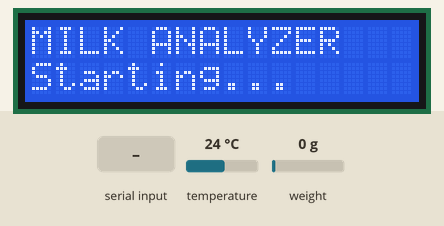
This sketch was run on a simulated ESP32. On the bench: 16×2 character LCD. Inputs (shaded band) come from the test bench; at power-on: temperature 24 °C, weight on the scale 0 g. WiFi joins after 1.5 s; servers stay silent unless stated; what the sketch prints to the serial monitor is not drawn.

Above: at 1.1 s.
At 10.9 s:
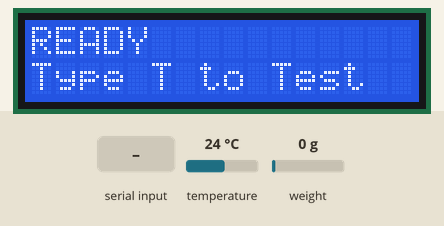
11.0 s: "T" received over Serial
At 11.5 s:
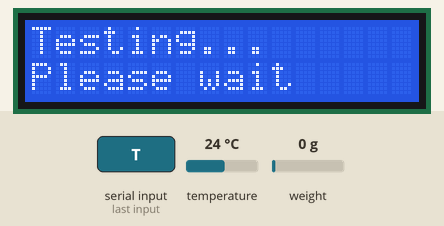
12.5 s: temperature set to 28 °C
At 16.4 s:
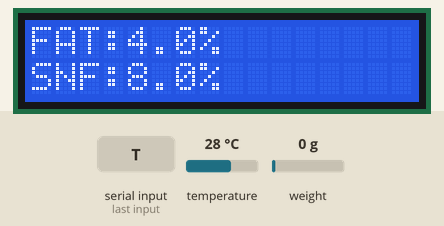
Timing chart, 0 to 17.9 s (numbered marks = the images above; inputs shaded):
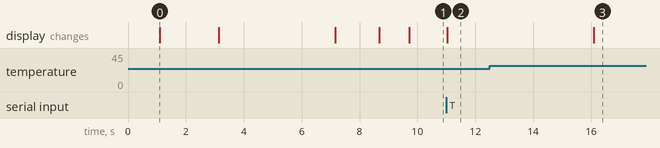

Measured:
- after the input at 11.0 s, the display: changes at once (image 2)
- what the display in image 0 shows lasts 2.0 s, from 1.1 s to 3.1 s

The sketch:

code1.ino
```cpp
#include <Wire.h>
#include <LiquidCrystal_I2C.h>
#include "HX711.h"
#include <OneWire.h>
#include <DallasTemperature.h>
#include <WiFi.h>
#include <Firebase_ESP_Client.h>

// =====================================================
//                     WIFI
// =====================================================

#define WIFI_SSID "TestWifi"
#define WIFI_PASSWORD "12345678"

// =====================================================
//                   FIREBASE
// =====================================================

#define API_KEY "AIzaSyDwunyUMUm4QuqGhY5RUcbVqJJ2ZiPq50g"

#define DATABASE_URL "https://milk-analyzer-8d50e-default-rtdb.asia-southeast1.firebasedatabase.app"

// Firebase Authentication
#define FIREBASE_EMAIL "smartmilkanalyzer@gmail.com"
#define FIREBASE_PASSWORD "Mudasir37@_#"

// Firebase objects
FirebaseData fbdo;
FirebaseAuth auth;
FirebaseConfig config;

// =====================================================
//                  PIN DEFINITIONS
// =====================================================

// HX711
#define HX711_DT 4
#define HX711_SCK 5

// DS18B20
#define ONE_WIRE_BUS 15

// TDS module
#define TDS_PIN 34

// Photodiode
#define PHOTODIODE_PIN 35

// =====================================================
//                     LCD
// =====================================================

LiquidCrystal_I2C lcd(0x27, 16, 2);

// =====================================================
//                    HX711
// =====================================================

HX711 scale;

float calibration_factor = -420.7;

// =====================================================
//                  DS18B20
// =====================================================

OneWire oneWire(ONE_WIRE_BUS);
DallasTemperature tempSensor(&oneWire);

// =====================================================
//                  VARIABLES
// =====================================================

float milkWeight = 0;
float temperature = 0;
float tds = 0;

int photoValue = 0;

float fat = 0;
float snf = 0;
float waterPercent = 0;
float price = 0;

// Base price
float basePricePerKg = 50.0;

// =====================================================
//                     SETUP
// =====================================================

void setup() {

  // ---------------------------------------------------
  // SERIAL
  // ---------------------------------------------------

  Serial.begin(115200);
  delay(1000);

  // ---------------------------------------------------
  // I2C
  // ---------------------------------------------------

  Wire.begin(21, 22);

  // ---------------------------------------------------
  // LCD
  // ---------------------------------------------------

  lcd.init();
  lcd.backlight();

  lcd.clear();
  lcd.setCursor(0, 0);
  lcd.print("MILK ANALYZER");
  lcd.setCursor(0, 1);
  lcd.print("Starting...");

  delay(2000);

  // ---------------------------------------------------
  // TEMPERATURE SENSOR
  // ---------------------------------------------------

  tempSensor.begin();

  // ---------------------------------------------------
  // LOAD CELL
  // ---------------------------------------------------

  scale.begin(HX711_DT, HX711_SCK);
  scale.set_scale(calibration_factor);

  // ---------------------------------------------------
  // TARE
  // ---------------------------------------------------

  lcd.clear();
  lcd.setCursor(0, 0);
  lcd.print("TARING...");
  lcd.setCursor(0, 1);
  lcd.print("Empty Container");

  Serial.println();
  Serial.println("================================");
  Serial.println("       MILK ANALYZER");
  Serial.println("================================");
  Serial.println("Keep EMPTY container on scale.");

  delay(3000);

  scale.tare();

  Serial.println("Tare complete.");
  Serial.println("Container = 0 g");

  // ===================================================
  // WIFI CONNECTION
  // ===================================================

  lcd.clear();
  lcd.setCursor(0, 0);
  lcd.print("WiFi Connecting");

  Serial.println();
  Serial.println("Connecting to WiFi...");
  Serial.print("Network: ");
  Serial.println(WIFI_SSID);

  WiFi.mode(WIFI_STA);
  WiFi.begin(WIFI_SSID, WIFI_PASSWORD);

  int attempts = 0;

  while (WiFi.status() != WL_CONNECTED && attempts < 30) {

    delay(500);
    Serial.print(".");

    attempts++;
  }

  Serial.println();

  if (WiFi.status() == WL_CONNECTED) {

    Serial.println("WiFi CONNECTED!");
    Serial.print("IP Address: ");
    Serial.println(WiFi.localIP());

    lcd.clear();
    lcd.setCursor(0, 0);
    lcd.print("WiFi Connected");

    delay(1000);

  } else {

    Serial.println("WiFi FAILED!");
    Serial.print("WiFi status: ");
    Serial.println(WiFi.status());

    lcd.clear();
    lcd.setCursor(0, 0);
    lcd.print("WiFi FAILED");

    while (true) {
      delay(1000);
    }
  }

  // ===================================================
  // FIREBASE
  // ===================================================

  config.api_key = API_KEY;
config.database_url = DATABASE_URL;

// Firebase Authentication
auth.user.email = FIREBASE_EMAIL;
auth.user.password = FIREBASE_PASSWORD;

Serial.println("Starting Firebase...");

Firebase.begin(&config, &auth);

Serial.println("Firebase.begin finished!");

Serial.println("Firebase.begin finished!");

Firebase.reconnectWiFi(true);

Serial.println("Firebase initialized.");

// Check authentication
Serial.println("Checking Firebase...");

int firebaseAttempts = 0;

while (!Firebase.ready() && firebaseAttempts < 20) {
  delay(500);
  Serial.print(".");
  firebaseAttempts++;
}

Serial.println();

if (Firebase.ready()) {
  Serial.println("Firebase READY!");
} else {
  Serial.println("Firebase authentication failed!");
  Serial.println("Check Firebase email/password.");
}

  // ===================================================
  // READY
  // ===================================================

  lcd.clear();
  lcd.setCursor(0, 0);
  lcd.print("READY");
  lcd.setCursor(0, 1);
  lcd.print("Type T to Test");

  Serial.println();
  Serial.println("================================");
  Serial.println("          SYSTEM READY");
  Serial.println("================================");
  Serial.println("1. Add milk to container.");
  Serial.println("2. Dip required sensors.");
  Serial.println("3. Type T in Serial Monitor.");
  Serial.println("4. Press Enter/Send.");
  Serial.println("================================");
}

// =====================================================
//              READ TEMPERATURE
// =====================================================

float readTemperature() {

  tempSensor.requestTemperatures();

  float t = tempSensor.getTempCByIndex(0);

  if (t == DEVICE_DISCONNECTED_C || t == -127.0) {

    Serial.println("Temperature sensor error.");

    // Keep test running
    return 25.0;
  }

  return t;
}

// =====================================================
//                    READ TDS
// =====================================================

float readTDS(float temperatureValue) {

  int raw = analogRead(TDS_PIN);

  Serial.print("TDS Raw: ");
  Serial.println(raw);

  float voltage =
    raw * 3.3 / 4095.0;

  float compensation =
    1.0 + 0.02 * (temperatureValue - 25.0);

  float compensatedVoltage =
    voltage / compensation;

  float tdsValue =
    (133.42 *
     compensatedVoltage *
     compensatedVoltage *
     compensatedVoltage
     -
     255.86 *
     compensatedVoltage *
     compensatedVoltage
     +
     857.39 *
     compensatedVoltage) * 0.5;

  if (tdsValue < 0) {
    tdsValue = 0;
  }

  return tdsValue;
}

// =====================================================
//                READ PHOTODIODE
// =====================================================

int readPhotodiode() {

  int value =
    analogRead(PHOTODIODE_PIN);

  Serial.print("Photodiode: ");
  Serial.println(value);

  return value;
}

// =====================================================
//                  FAT ESTIMATION
// =====================================================

float calculateFat(int photo) {

  float result =
    ((float)photo / 4095.0) * 8.0;

  if (result < 0) {
    result = 0;
  }

  if (result > 8) {
    result = 8;
  }

  return result;
}

// =====================================================
//                  WATER ESTIMATION
// =====================================================

float calculateWater(float tdsValue) {

  float water = 0;

  if (tdsValue < 600) {
    water = 20;
  }
  else if (tdsValue < 650) {
    water = 10;
  }
  else {
    water = 0;
  }

  return water;
}

// =====================================================
//                       SNF
// =====================================================

float calculateSNF(
  float fatValue,
  float waterValue) {

  float result = 8.5;

  result +=
    (fatValue - 4.0) * 0.15;

  result -=
    waterValue * 0.05;

  if (result < 5.0) {
    result = 5.0;
  }

  if (result > 10.0) {
    result = 10.0;
  }

  return result;
}

// =====================================================
//                      PRICE
// =====================================================

float calculatePrice(
  float fatValue,
  float snfValue) {

  float finalPrice =
    basePricePerKg;

  if (fatValue >= 4.0) {
    finalPrice += 5.0;
  }

  if (snfValue >= 8.5) {
    finalPrice += 8.0;
  }

  return finalPrice;
}

// =====================================================
//                CHECK FOR SAMPLE
// =====================================================

bool samplePresent(
  float weight,
  float tdsValue) {

  if (weight > 5) {
    return true;
  }

  if (tdsValue > 20) {
    return true;
  }

  return false;
}

// =====================================================
//                FIREBASE UPLOAD
// =====================================================

bool uploadToFirebase() {

  Serial.println();
  Serial.println("Uploading to Firebase...");

  bool success = true;

  // ---------------------------------------------------
  // FAT
  // Firebase: /readings/fat
  // ---------------------------------------------------

  if (Firebase.RTDB.setFloat(
        &fbdo,
        "/readings/fat",
        fat)) {

    Serial.println("Fat uploaded.");

  } else {

    success = false;

    Serial.print("Fat upload error: ");
    Serial.println(fbdo.errorReason());
  }

  // ---------------------------------------------------
  // SNF
  // Firebase: /readings/snf
  // ---------------------------------------------------

  if (Firebase.RTDB.setFloat(
        &fbdo,
        "/readings/snf",
        snf)) {

    Serial.println("SNF uploaded.");

  } else {

    success = false;

    Serial.print("SNF upload error: ");
    Serial.println(fbdo.errorReason());
  }

  // ---------------------------------------------------
  // WATER
  // Firebase: /readings/water
  // ---------------------------------------------------

  String waterStatus;

  if (waterPercent > 0) {
    waterStatus = "Detected";
  } else {
    waterStatus = "Not Detected";
  }

  if (Firebase.RTDB.setString(
        &fbdo,
        "/readings/water",
        waterStatus)) {

    Serial.println("Water uploaded.");

  } else {

    success = false;

    Serial.print("Water upload error: ");
    Serial.println(fbdo.errorReason());
  }

  // ---------------------------------------------------
  // PRICE
  // Firebase: /readings/price
  // ---------------------------------------------------

  if (Firebase.RTDB.setFloat(
        &fbdo,
        "/readings/price",
        price)) {

    Serial.println("Price uploaded.");

  } else {

    success = false;

    Serial.print("Price upload error: ");
    Serial.println(fbdo.errorReason());
  }

  // ---------------------------------------------------
  // TEMPERATURE
  // Firebase: /readings/temperature
  // ---------------------------------------------------

  if (Firebase.RTDB.setFloat(
        &fbdo,
        "/readings/temperature",
        temperature)) {

    Serial.println("Temperature uploaded.");

  } else {

    success = false;

    Serial.print("Temperature upload error: ");
    Serial.println(fbdo.errorReason());
  }

  // ---------------------------------------------------
  // FINAL UPLOAD STATUS
  // ---------------------------------------------------

  if (success) {

    Serial.println();
    Serial.println("================================");
    Serial.println("FIREBASE UPLOAD SUCCESSFUL!");
    Serial.println("================================");

  } else {

    Serial.println();
    Serial.println("================================");
    Serial.println("FIREBASE UPLOAD FAILED!");
    Serial.println("================================");
  }

  return success;
}

// =====================================================
//              TAKE ONE COMPLETE TEST
// =====================================================

void performTest() {

  Serial.println();
  Serial.println("================================");
  Serial.println("          TEST STARTED");
  Serial.println("================================");

  // ---------------------------------------------------
  // TESTING SCREEN
  // ---------------------------------------------------

  lcd.clear();
  lcd.setCursor(0, 0);
  lcd.print("Testing...");
  lcd.setCursor(0, 1);
  lcd.print("Please wait");

  delay(1500);

  // ---------------------------------------------------
  // LOAD CELL
  // ---------------------------------------------------

  milkWeight =
    scale.get_units(20);

  if (milkWeight < 0) {
    milkWeight = 0;
  }

  if (milkWeight < 2) {
    milkWeight = 0;
  }

  Serial.print("Weight: ");
  Serial.println(milkWeight);

  // ---------------------------------------------------
  // TEMPERATURE
  // ---------------------------------------------------

  temperature =
    readTemperature();

  Serial.print("Temperature: ");
  Serial.println(temperature);

  // ---------------------------------------------------
  // TDS
  // ---------------------------------------------------

  tds =
    readTDS(temperature);

  Serial.print("TDS: ");
  Serial.println(tds);

  // ---------------------------------------------------
  // PHOTODIODE
  // ---------------------------------------------------

  photoValue =
    readPhotodiode();

  // ---------------------------------------------------
  // CHECK SAMPLE
  // ---------------------------------------------------

  if (!samplePresent(
        milkWeight,
        tds)) {

    lcd.clear();
    lcd.setCursor(0, 0);
    lcd.print("NO SAMPLE");
    lcd.setCursor(0, 1);
    lcd.print("Add Milk");

    Serial.println();
    Serial.println("NO SAMPLE DETECTED.");

    delay(3000);

    lcd.clear();
    lcd.setCursor(0, 0);
    lcd.print("READY");
    lcd.setCursor(0, 1);
    lcd.print("Type T to Test");

    return;
  }

  // ---------------------------------------------------
  // CALCULATE FAT
  // ---------------------------------------------------

  fat =
    calculateFat(photoValue);

  // ---------------------------------------------------
  // CALCULATE WATER
  // ---------------------------------------------------

  waterPercent =
    calculateWater(tds);

  // ---------------------------------------------------
  // CALCULATE SNF
  // ---------------------------------------------------

  snf =
    calculateSNF(
      fat,
      waterPercent);

  // ---------------------------------------------------
  // CALCULATE PRICE
  // ---------------------------------------------------

  price =
    calculatePrice(
      fat,
      snf);

  // ===================================================
  // FINAL RESULT
  // ===================================================

  Serial.println();
  Serial.println("================================");
  Serial.println("       MILK QUALITY RESULT");
  Serial.println("================================");

  Serial.print("Fat               : ");
  Serial.print(fat, 1);
  Serial.println(" %");

  Serial.print("SNF               : ");
  Serial.print(snf, 1);
  Serial.println(" %");

  Serial.print("Water Adulteration: ");

  if (waterPercent > 0) {
    Serial.print(waterPercent, 1);
    Serial.println(" %");
  } else {
    Serial.println("Not Detected");
  }

  Serial.print("Price             : Rs ");
  Serial.print(price, 2);
  Serial.println("/kg");

  Serial.println("================================");

  // ===================================================
  // UPLOAD TO FIREBASE
  // ===================================================

  bool firebaseSuccess =
    uploadToFirebase();

  // ===================================================
  // LCD RESULTS
  // ===================================================

  lcd.clear();

  lcd.setCursor(0, 0);
  lcd.print("FAT:");
  lcd.print(fat, 1);
  lcd.print("%");

  lcd.setCursor(0, 1);
  lcd.print("SNF:");
  lcd.print(snf, 1);
  lcd.print("%");

  delay(2500);

  lcd.clear();

  lcd.setCursor(0, 0);
  lcd.print("WATER:");

  if (waterPercent > 0) {
    lcd.print(waterPercent, 1);
    lcd.print("%");
  } else {
    lcd.print("NO");
  }

  lcd.setCursor(0, 1);
  lcd.print("PRICE:");

  delay(2000);

  lcd.clear();

  lcd.setCursor(0, 0);
  lcd.print("PRICE:");

  lcd.setCursor(0, 1);
  lcd.print("Rs ");
  lcd.print(price, 2);
  lcd.print("/kg");

  delay(3000);

  // ---------------------------------------------------
  // FINAL STATUS
  // ---------------------------------------------------

  lcd.clear();

  if (firebaseSuccess) {

    lcd.setCursor(0, 0);
    lcd.print("DATA UPLOADED");

    lcd.setCursor(0, 1);
    lcd.print("Website Ready");

    Serial.println();
    Serial.println("DATA SUCCESSFULLY UPLOADED.");
    Serial.println("Website can now read the data.");

  } else {

    lcd.setCursor(0, 0);
    lcd.print("UPLOAD FAILED");

    lcd.setCursor(0, 1);
    lcd.print("Check Firebase");

    Serial.println();
    Serial.println("DATA WAS NOT UPLOADED.");
  }

  delay(3000);

  // ---------------------------------------------------
  // READY FOR NEXT TEST
  // ---------------------------------------------------

  lcd.clear();

  lcd.setCursor(0, 0);
  lcd.print("READY");

  lcd.setCursor(0, 1);
  lcd.print("Type T to Test");

  Serial.println();
  Serial.println("SYSTEM READY");
  Serial.println("Type T for next test.");
}

// =====================================================
//                    MAIN LOOP
// =====================================================

void loop() {

  // One test happens only when T is entered.

  if (Serial.available()) {

    char command =
      Serial.read();

    if (command == 'T' ||
        command == 't') {

      performTest();
    }
  }
}
```
